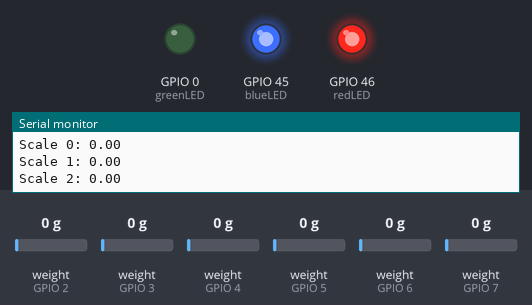
Recording of a sketch running on a simulated ESP32. Parts: output pins drawn as LEDs (lit = HIGH), the last lines printed to the serial monitor. The inputs (shaded band) are chosen by the test bench; at power-on: weight on the scale (sensors on GPIO 2, GPIO 3, GPIO 4, GPIO 5, GPIO 6, GPIO 7) 0 g. WiFi joins after 1.5 s; servers stay silent unless stated; uploads are accepted with an empty reply. At 115.0 s the program puts the board to deep sleep or switches it off; the recording ends there.

Above: at 36.1 s.
At 40.2 s:
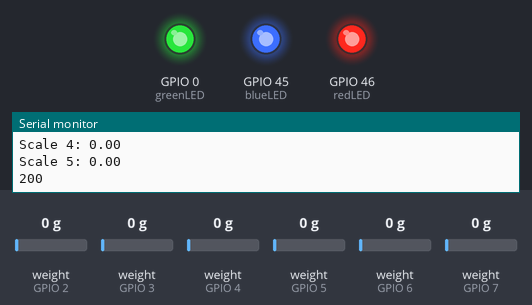
Timing chart, 0 to 43.7 s (numbered marks = the images above):
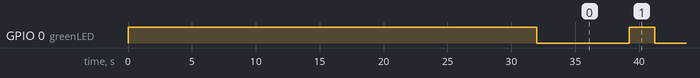

Measured:
- by itself, GPIO 0 (greenLED): repeats every 8.2 s: HIGH 2.0 s, LOW 6.2 s

The sketch:

Nano_IoTMultiHX711_v1.ino
```cpp
#include "HX711.h"
#include <WiFi.h>
#include <HTTPClient.h>
#include "esp_sleep.h"

// Number of scales
const byte numScales = 6;

// Pins for data and clock of each scale
byte dataPins[numScales] = {2, 3, 4, 5, 6, 7};
byte clockPins[numScales] = {8, 9, 10, 11, 12, 13};

// Calibration values
float cal[numScales] = {435.17, 400, 233, 333, 232, 432}; // update the calibration values

// Array for each HX711 instance
HX711 scales[numScales];

// WiFi credentials
const char* ssid = "WIFI_USER_NAME"; // update the WiFi network detail
const char* password = "WIFI_PASSWORD";

// URL for sending data to Google Sheets
const String scriptUrl = "https://script.google.com/macros/s/xxx...xxx/exec?"; //updated the scriptUrl

// Deep sleep duration (microseconds) - 3 minutes
const uint64_t uS_TO_S_FACTOR = 1000000ULL;
const uint64_t TIME_TO_SLEEP = 3 * 60 * uS_TO_S_FACTOR;

// RTC memory to store tare offsets
RTC_DATA_ATTR float tareOffsets[numScales];
RTC_DATA_ATTR bool isTareSet = false;

// LED Pins
const int redLED = 46;
const int greenLED = 0;
const int blueLED = 45;

void setup() {
  Serial.begin(9600);

  // Set pinMode for LEDs
  pinMode(redLED, OUTPUT);
  pinMode(greenLED, OUTPUT);
  pinMode(blueLED, OUTPUT);

  // Start with all LEDs off
  digitalWrite(redLED, HIGH);
  digitalWrite(greenLED, HIGH);
  digitalWrite(blueLED, HIGH);

  // Connecting to WiFi
  WiFi.begin(ssid, password);
  while (WiFi.status() != WL_CONNECTED) {
    digitalWrite(blueLED, LOW); // Turn on blue LED if unable to connect to WiFi
    delay(1000);
    Serial.println("Connecting to WiFi...");
  }
  digitalWrite(blueLED, HIGH); // Turn off blue LED when connected to WiFi
  Serial.println("Connected to WiFi");

  for (byte i = 0; i < numScales; i++) {
    scales[i].begin(dataPins[i], clockPins[i]);
    delay(2000);

    scales[i].set_scale(cal[i]);
    delay(2000);
  }
  Serial.println("Scale Calibrated.");

  if (!isTareSet) {
    // Set tare offsets if they are not set
    for (byte i = 0; i < numScales; i++) {
      scales[i].tare();
      tareOffsets[i] = scales[i].get_offset();
    }
    isTareSet = true;
    Serial.println("Scale Tared and offsets saved.");
  } else {
    // Use stored tare offsets
    for (byte i = 0; i < numScales; i++) {
      scales[i].set_offset(tareOffsets[i]);
    }
    Serial.println("Scale Tare offsets restored.");
  }

  digitalWrite(greenLED, LOW); // Turn on green LED when starting normally
  delay(1000); // Delay to make the green LED visible
  digitalWrite(greenLED, HIGH);
}

void loop() {
  Serial.println("Reading scales:");

  // Looping for sending the data; j = loop times
  for (byte j = 0; j < 10; j++) {
    digitalWrite(greenLED, LOW); // Turn on green LED while reading from scales
    String data = "";
    for (byte i = 0; i < numScales; i++) {
      if (scales[i].is_ready()) {
        float reading = scales[i].get_units(10);
        Serial.print("Scale ");
        Serial.print(i);
        Serial.print(": ");
        Serial.println(reading);

        // Prepare the sending data
        if (i > 0) {
          data += "&";
        }
        data += "value" + String(i + 1) + "=" + String(reading);

      } else {
        Serial.print("Scale ");
        Serial.print(i);
        Serial.println(" not ready");
      }
    }

    // Send the data to Google Sheet
    if (WiFi.status() == WL_CONNECTED) {
      HTTPClient http;
      String fullUrl = scriptUrl + data;
      http.begin(fullUrl);
      int httpResponseCode = http.GET();
      if (httpResponseCode > 0) {
        String response = http.getString();
        Serial.println(httpResponseCode);
        Serial.println(response);
      } else {
        Serial.print("Error on sending GET: ");
        Serial.println(httpResponseCode);
        digitalWrite(greenLED, HIGH);
        digitalWrite(redLED, LOW); // Turn on red LED when unable to upload data
        delay(1000); // Delay to make the red LED visible
        digitalWrite(redLED, HIGH);
      }
      http.end();
    }
    digitalWrite(greenLED, HIGH); // Turn off green LED after reading from scales
    delay(2000); // Delay 2 seconds between each data send
  }

  // Set deep sleep
  Serial.println("Entering deep sleep for 3 minutes...");
  esp_sleep_enable_timer_wakeup(TIME_TO_SLEEP);
  esp_deep_sleep_start();
}
```
